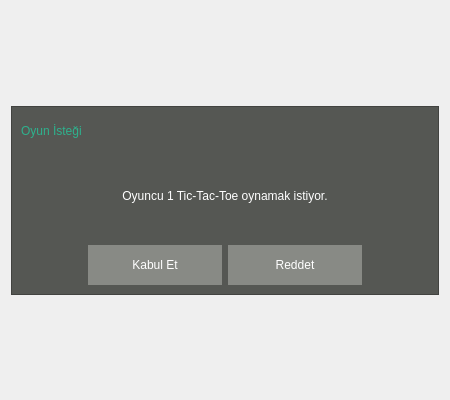
<?xml version="1.0" encoding="UTF-8"?>
<ui version="4.0">
 <class>MessageFrame</class>
 <widget class="QFrame" name="MessageFrame">
  <property name="geometry">
   <rect>
    <x>0</x>
    <y>0</y>
    <width>450</width>
    <height>400</height>
   </rect>
  </property>
  <property name="windowTitle">
   <string>Frame</string>
  </property>
  <layout class="QVBoxLayout" name="verticalLayout" stretch="1,2,1">
   <item>
    <spacer name="verticalSpacer">
     <property name="orientation">
      <enum>Qt::Vertical</enum>
     </property>
     <property name="sizeHint" stdset="0">
      <size>
       <width>20</width>
       <height>40</height>
      </size>
     </property>
    </spacer>
   </item>
   <item>
    <widget class="QFrame" name="frame">
     <property name="styleSheet">
      <string notr="true">background-color: rgb(85, 87, 83);</string>
     </property>
     <property name="frameShape">
      <enum>QFrame::StyledPanel</enum>
     </property>
     <property name="frameShadow">
      <enum>QFrame::Raised</enum>
     </property>
     <layout class="QVBoxLayout" name="verticalLayout_2">
      <item>
       <widget class="QLabel" name="title">
        <property name="maximumSize">
         <size>
          <width>16777215</width>
          <height>30</height>
         </size>
        </property>
        <property name="styleSheet">
         <string notr="true">color: #2eb18d;
font: bold 14pt &quot;Ubuntu&quot;;</string>
        </property>
        <property name="text">
         <string>Oyun İsteği</string>
        </property>
       </widget>
      </item>
      <item>
       <widget class="QLabel" name="message">
        <property name="styleSheet">
         <string notr="true">color: #ffffff;</string>
        </property>
        <property name="text">
         <string>Oyuncu 1 Tic-Tac-Toe oynamak istiyor.</string>
        </property>
        <property name="alignment">
         <set>Qt::AlignCenter</set>
        </property>
       </widget>
      </item>
      <item>
       <layout class="QHBoxLayout" name="horizontalLayout" stretch="1,2,2,1">
        <item>
         <spacer name="horizontalSpacer">
          <property name="orientation">
           <enum>Qt::Horizontal</enum>
          </property>
          <property name="sizeHint" stdset="0">
           <size>
            <width>40</width>
            <height>20</height>
           </size>
          </property>
         </spacer>
        </item>
        <item>
         <widget class="QPushButton" name="ok">
          <property name="minimumSize">
           <size>
            <width>0</width>
            <height>40</height>
           </size>
          </property>
          <property name="styleSheet">
           <string notr="true">QPushButton{
	color: #ffffff;
	background-color: rgb(136, 138, 133);
	border: none;
}
QPushButton:checked{
	background-color: #23896d;
}</string>
          </property>
          <property name="text">
           <string>Kabul Et</string>
          </property>
          <property name="checkable">
           <bool>true</bool>
          </property>
         </widget>
        </item>
        <item>
         <widget class="QPushButton" name="cancel">
          <property name="minimumSize">
           <size>
            <width>0</width>
            <height>40</height>
           </size>
          </property>
          <property name="styleSheet">
           <string notr="true">QPushButton{
	color: #ffffff;
	background-color: rgb(136, 138, 133);
	border: none;
}
QPushButton:checked{
	background-color: #89233f;
}</string>
          </property>
          <property name="text">
           <string>Reddet</string>
          </property>
          <property name="checkable">
           <bool>true</bool>
          </property>
         </widget>
        </item>
        <item>
         <spacer name="horizontalSpacer_2">
          <property name="orientation">
           <enum>Qt::Horizontal</enum>
          </property>
          <property name="sizeHint" stdset="0">
           <size>
            <width>40</width>
            <height>20</height>
           </size>
          </property>
         </spacer>
        </item>
       </layout>
      </item>
     </layout>
    </widget>
   </item>
   <item>
    <spacer name="verticalSpacer_2">
     <property name="orientation">
      <enum>Qt::Vertical</enum>
     </property>
     <property name="sizeHint" stdset="0">
      <size>
       <width>20</width>
       <height>40</height>
      </size>
     </property>
    </spacer>
   </item>
  </layout>
 </widget>
 <resources/>
 <connections/>
</ui>
